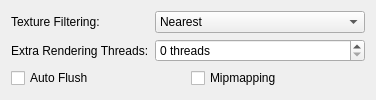
     <widget class="QWidget" name="softwareRenderingTab">
      <attribute name="title">
       <string>Rendering</string>
      </attribute>
      <layout class="QFormLayout" name="formLayout_9">
       <item row="0" column="0">
        <widget class="QLabel" name="label_37">
         <property name="text">
          <string>Texture Filtering:</string>
         </property>
        </widget>
       </item>
       <item row="0" column="1">
        <widget class="QComboBox" name="swTextureFiltering">
         <property name="enabled">
          <bool>true</bool>
         </property>
         <property name="sizePolicy">
          <sizepolicy hsizetype="Expanding" vsizetype="Fixed">
           <horstretch>0</horstretch>
           <verstretch>0</verstretch>
          </sizepolicy>
         </property>
         <property name="layoutDirection">
          <enum>Qt::LeftToRight</enum>
         </property>
         <item>
          <property name="text">
           <string>Nearest</string>
          </property>
         </item>
         <item>
          <property name="text">
           <string>Bilinear (Forced)</string>
          </property>
         </item>
         <item>
          <property name="text">
           <string>Bilinear (PS2)</string>
          </property>
         </item>
         <item>
          <property name="text">
           <string>Bilinear (Forced excluding sprite)</string>
          </property>
         </item>
        </widget>
       </item>
       <item row="1" column="0">
        <widget class="QLabel" name="label_9">
         <property name="text">
          <string>Extra Rendering Threads:</string>
         </property>
        </widget>
       </item>
       <item row="1" column="1">
        <widget class="QSpinBox" name="extraSWThreads">
         <property name="suffix">
          <string> threads</string>
         </property>
        </widget>
       </item>
       <item row="2" column="0" colspan="2">
        <layout class="QGridLayout" name="gridLayout_2">
         <item row="0" column="1">
          <widget class="QCheckBox" name="swMipmap">
           <property name="text">
            <string>Mipmapping</string>
           </property>
          </widget>
         </item>
         <item row="0" column="0">
          <widget class="QCheckBox" name="swAutoFlush">
           <property name="text">
            <string>Auto Flush</string>
           </property>
          </widget>
         </item>
        </layout>
       </item>
      </layout>
     </widget>
